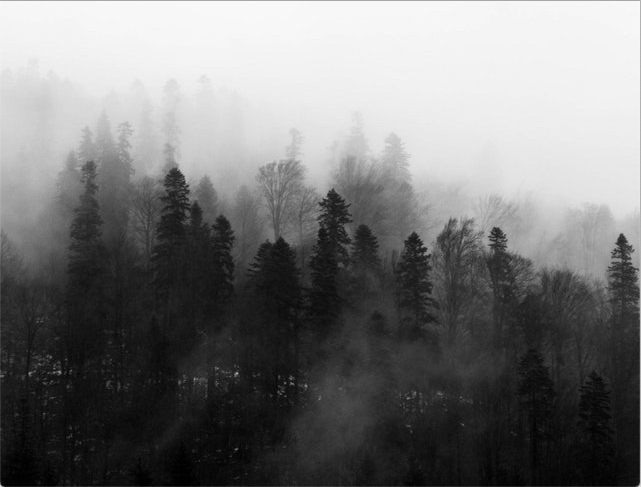
#> input picture Spatial_Domain_Processing/Intensity_Transformations/Images/2_1_image.png, 641 x 487 px
$ jupyter execute 2_log_transform.ipynb
#> lines starting #> are read from the running program, lines starting #| are printed output that depends on the picture; after the words box and inside, x2 and y2 are one past the last pixel; in counts of white or black regions, pixels touching at a corner belong together
## Log Transformations

the shape of log curve shows that this transformation maps
- narrow range of low intensity values in the input into a wider range of output levels.
- for example, note how input levels in the range `[0, L/4]` map to output levels to the range `[0, 3L/4]`.
- conversely, higher values of the input levels are mapped to a narrower range in the output.

<figure>

  <figcaption>log and inverse curves.</figcaption>
</figure>

we use a transformation of this type:
- to expand the values of dark pixels in an image.
- while compressing the higher-level values.

> the opposite is true of the inverse log (exponential) transformation.

the general form:
$$ s = c\;log(1+r)$$

where:
- r >= 0, and the `1` to avoid log(0) = inf
- For a digital image with intensity values ranging from `0` to `255` the transformation **log(r+1)** produces value in the range of `0` to `2.41`.
- **c** is a scaling constant.

Hence, a scaling operation is required to represent the logarithmically transformed intensity values in a bigger range. The scaling constant `c` does this.
$$ c =  \frac{255} {log(1+Maximum\;pixel\;value\;from\;the\;input\;image)} $$

[cell 1]
import numpy as np

def log_transform(pixel_value: float, c: float) -> float:
    """
    Apply logarithmic transformation to a single pixel.

    Args:
        pixel_value: The original pixel intensity.
        c: Scaling constant.

    Returns:
        Transformed pixel intensity.
    """
    return c * np.log10(1 + pixel_value)


def log_transform_image(
    image: np.ndarray,
    c: float = 1.0,
    c_scaling: str = "Max",
    output_max: int = 255,
    input_max: int = 255,
    mode: str = "gray"
) -> np.ndarray:
    """
    Apply logarithmic transformation to an image (grayscale or RGB).

    Args:
        image: Input image as a numpy array.
        c: Scaling constant (ignored if c_scaling="Max").
        c_scaling: Method to compute scaling constant ("Max" or "Manual").
        output_max: Maximum intensity in the output image.
        input_max: Maximum intensity in the input image.
        mode: "gray" for grayscale or "rgb" for color images.

    Returns:
        Log-transformed image as a numpy array.
    """
    # Compute scaling constant if required
    if c_scaling == "Max":
        c = output_max / np.log10(1 + input_max)

    # Apply transformation
    if mode == "gray":
        # Ensure the image is float for calculation
        image_float = image.astype(float)
        transformed = np.round(log_transform(image_float, c)).astype(np.uint8)
    elif mode == "rgb":
        # Ensure the image is float for calculation
        image_float = image.astype(float)
        transformed = np.zeros_like(image, dtype=np.uint8)
        for channel in range(3):
            transformed[:, :, channel] = np.round(log_transform(image_float[:, :, channel], c))
    else:
        raise ValueError("Invalid mode. Use 'gray' or 'rgb'.")

    return transformed

[cell 2]
import cv2
import matplotlib.pyplot as plt

image = cv2.imread('Images/2_1_image.png', cv2.IMREAD_GRAYSCALE)
#> image: shape (487, 641); min 0, max 251, mean 119

plt.figure(figsize= (10,6))
plt.imshow(image, cmap = "gray")
plt.axis("off")
plt.show()

[cell 3]
log_image = log_transform_image(image=image.copy())
#> in log_transform, `return c * np.log10(1 + pixel_value)`:
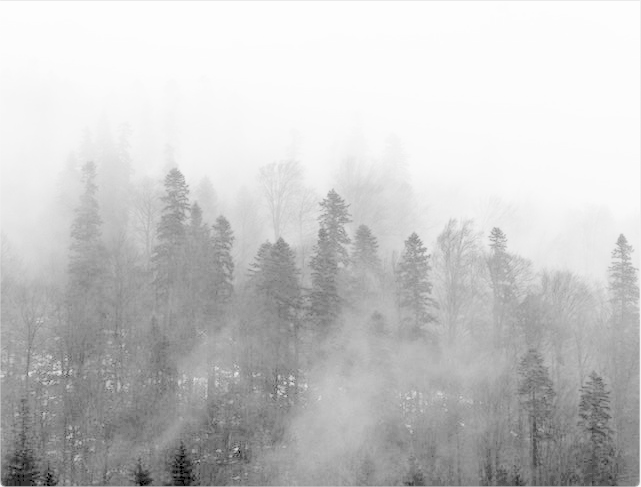
#> returned value: shape (487, 641) float64; min 0, max 254.3, mean 199.5
plt.figure(figsize=(10,5))

plt.subplot(1,2,1)
plt.imshow(image, cmap="gray")
plt.title('Original Image')
plt.axis('off')

plt.subplot(1,2,2)
plt.imshow(log_image, cmap="gray")
plt.title('Log Image')
plt.axis('off')

plt.show()
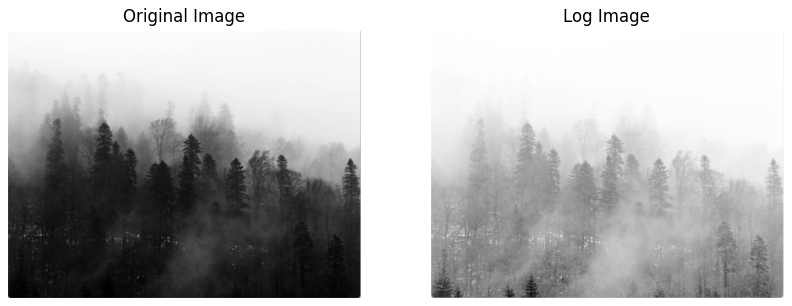
#> figure drawn by matplotlib, 2 panels

[cell 4]
log_image = log_transform_image(image=image.copy())
log_image_c1 = log_transform_image(image=image.copy(), c = 1, c_scaling = "Manually")
#> call 3 of log_transform_image, with c = 1, c_scaling = 'Manually', output_max = 255, input_max = 255, mode = 'gray'
#> in log_transform_image (call 3), `transformed = np.round(log_transform(image_float, c)).astype(np.uint8)`:
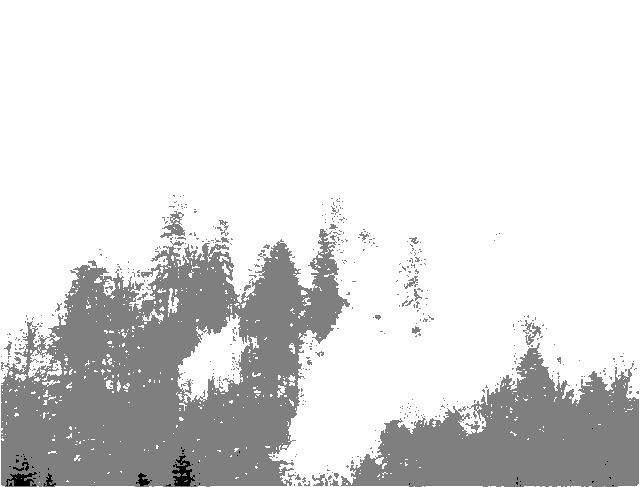
#> transformed: shape (487, 641); min 0, max 2, mean 1.74; drawn with min black and max white
log_image_c_half = log_transform_image(image=image.copy(), c = 0.5, c_scaling = "Manually")
#> call 4 of log_transform_image, with c = 0.5, c_scaling = 'Manually', output_max = 255, input_max = 255, mode = 'gray'
#> in log_transform_image (call 4), `transformed = np.round(log_transform(image_float, c)).astype(np.uint8)`:
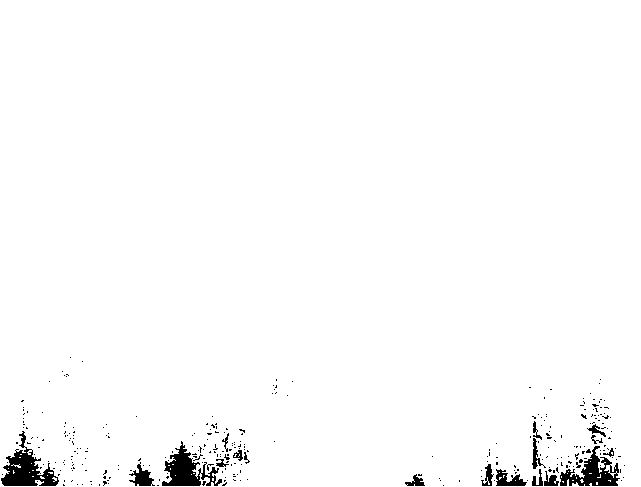
#> transformed: shape (487, 641); values 0 (black) and 1 (white), 98.2% white; 305 black regions (287 under 20 px), largest, box (x1, y1, x2, y2) and area: (1, 431, 59, 486) 1279, (162, 441, 222, 486) 1125, (560, 446, 620, 486) 1028
log_image_c10 = log_transform_image(image=image.copy(), c = 10, c_scaling = "Manually")

plt.figure(figsize=(18,5))

plt.subplot(1,5,1)
plt.imshow(image, cmap="gray")
plt.title('Original Image')
plt.axis('off')

plt.subplot(1,5,2)
plt.imshow(log_image, cmap="gray")
plt.title('Log Image')
plt.axis('off')

plt.subplot(1,5,3)
plt.imshow(log_image_c1, cmap="gray")
plt.title('Log Image with c = 1')
plt.axis('off')

plt.subplot(1,5,4)
plt.imshow(log_image_c_half, cmap="gray")
plt.title('Log Image with c = 0.5')
plt.axis('off')

plt.subplot(1,5,5)
plt.imshow(log_image_c10, cmap="gray")
plt.title('Log Image with c = 10')
plt.axis('off')

plt.show()

$ run again, with Spatial_Domain_Processing/Intensity_Transformations/Images/0_1_image.png copied over Spatial_Domain_Processing/Intensity_Transformations/Images/2_1_image.png
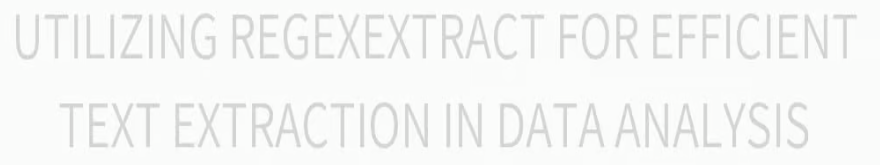
#> input picture Spatial_Domain_Processing/Intensity_Transformations/Images/0_1_image.png, 880 x 165 px
#> in log_transform (call 3), `return c * np.log10(1 + pixel_value)`:
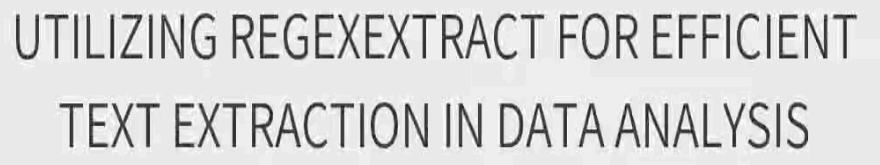
#> returned value: shape (165, 880) float64; min 2.31, max 2.41, mean 2.39; drawn with min black and max white
#> transformed: shape (165, 880); every value is 2
#> transformed: shape (165, 880); every value is 1
#> in log_transform_image (call 5), `transformed = np.round(log_transform(image_float, c)).astype(np.uint8)`:
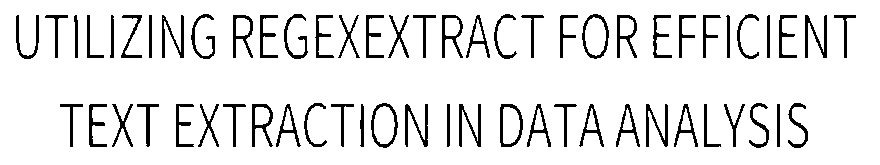
#> transformed: shape (165, 880); values 23 (black) and 24 (white), 90% white; 61 black regions, largest, box (x1, y1, x2, y2) and area: (805, 15, 827, 58) 357, (405, 104, 428, 147) 354, (459, 104, 481, 147) 351

$ run again, with Spatial_Domain_Processing/Intensity_Transformations/Images/0_2_image.png copied over Spatial_Domain_Processing/Intensity_Transformations/Images/2_1_image.png
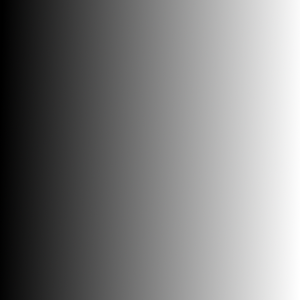
#> input picture Spatial_Domain_Processing/Intensity_Transformations/Images/0_2_image.png, 300 x 300 px
#> in log_transform, `return c * np.log10(1 + pixel_value)`:
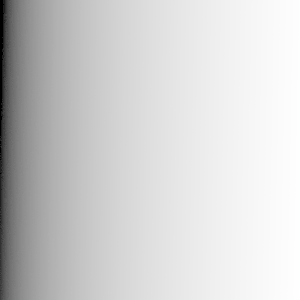
#> returned value: shape (300, 300) float64; min 0, max 255, mean 209.5
#> in log_transform_image (call 4), `transformed = np.round(log_transform(image_float, c)).astype(np.uint8)`:
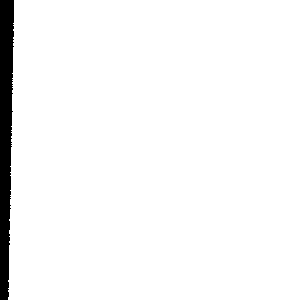
#> transformed: shape (300, 300); values 0 (black) and 1 (white), 96.2% white; 1 black region, box (x1, y1, x2, y2) and area: (0, 0, 14, 300) 3381

$ run again, with Spatial_Domain_Processing/Intensity_Transformations/Images/1_0_image.png copied over Spatial_Domain_Processing/Intensity_Transformations/Images/2_1_image.png
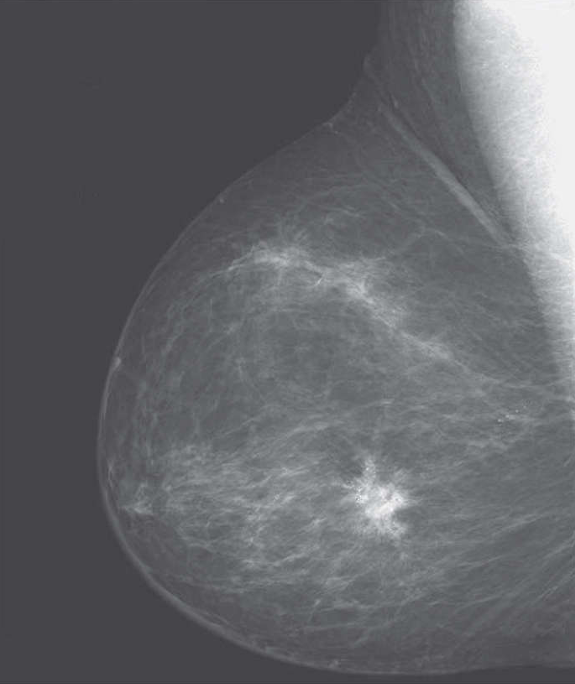
#> input picture Spatial_Domain_Processing/Intensity_Transformations/Images/1_0_image.png, 575 x 684 px
#> in log_transform, `return c * np.log10(1 + pixel_value)`:
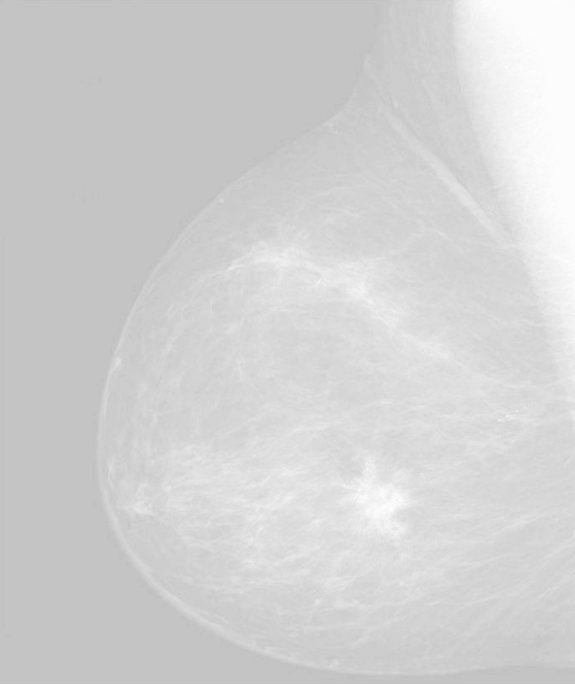
#> returned value: shape (684, 575) float64; min 192, max 254.1, mean 210.1
#> transformed: shape (684, 575); every value is 2
#> transformed: shape (684, 575); every value is 1
#> in log_transform_image (call 5), `transformed = np.round(log_transform(image_float, c)).astype(np.uint8)`:
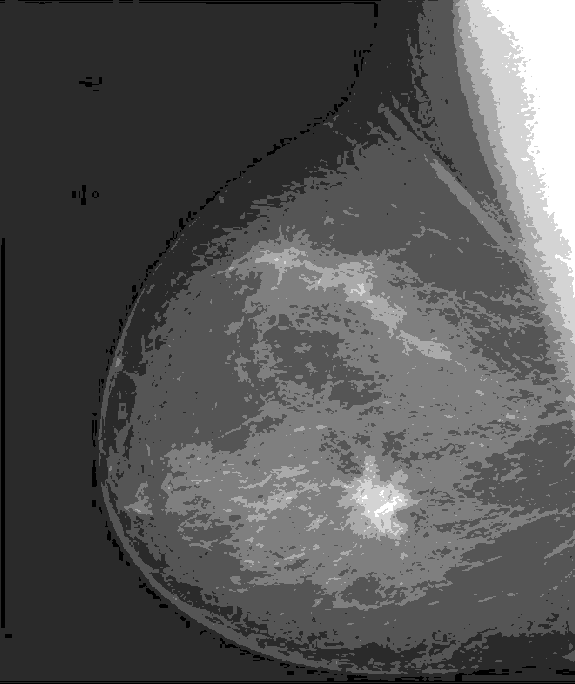
#> transformed: shape (684, 575); min 18, max 24, mean 20; drawn with min black and max white
